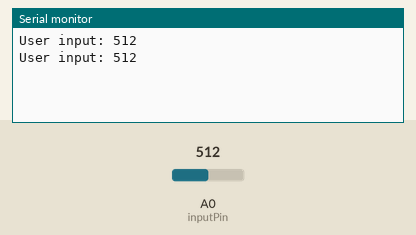
Simulated run of this sketch. Board: Arduino Uno, built with avr-gcc and run on an emulated ATmega328P. Shown: the last lines printed to the serial monitor. The test bench sets the inputs (shaded band); at power-on: A0 (inputPin) = 512.

Above: at 1.8 s.
1.9 s: A0 (inputPin) set to 716
At 2.8 s:
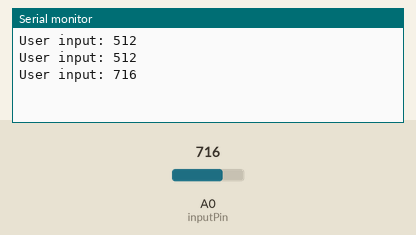
3.4 s: A0 (inputPin) set to 900
At 4.7 s:
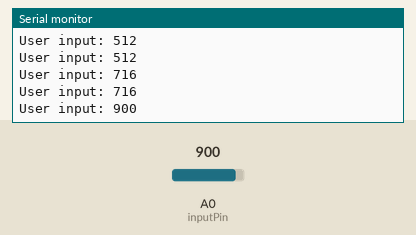
Timing chart, 0 to 6.4 s (numbered marks = the images above; inputs shaded):
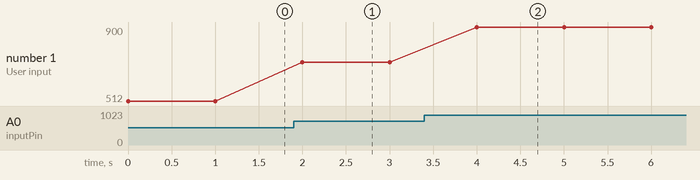

Measured:
- after the input at 1.9 s, the serial monitor: prints a new line after 0.10 s (image 1)
- after the input at 3.4 s, the serial monitor: prints a new line after 0.60 s (image 2)
- plotted number 1: 512 → 716 after the input at 1.9 s, 716 → 900 after the input at 3.4 s

The sketch:

Using_Serial_Debug_And_A_Potentiometer.ino
```cpp
const int inputPin = A0;
int userInputValue = 0;

void setup() {
  pinMode(inputPin, INPUT);
  Serial.begin(9600);
}

void loop() {
  userInputValue = analogRead(inputPin);
  Serial.print("User input: ");
  Serial.println(userInputValue);
  delay(1000);
}
```
